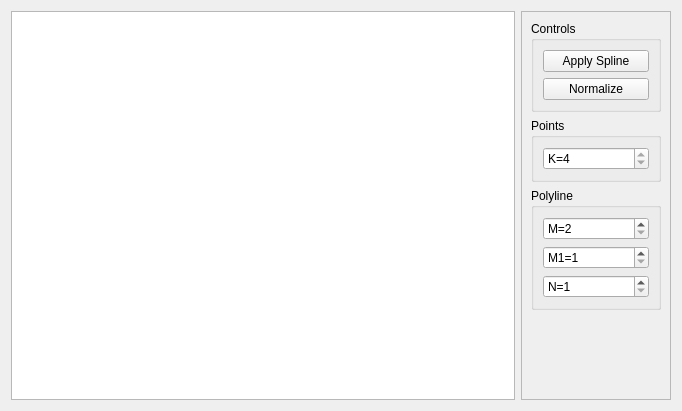
<?xml version="1.0" encoding="UTF-8"?>
<ui version="4.0">
 <class>Editor</class>
 <widget class="QWidget" name="Editor">
  <property name="geometry">
   <rect>
    <x>0</x>
    <y>0</y>
    <width>682</width>
    <height>411</height>
   </rect>
  </property>
  <property name="minimumSize">
   <size>
    <width>600</width>
    <height>0</height>
   </size>
  </property>
  <property name="windowTitle">
   <string>Form</string>
  </property>
  <layout class="QHBoxLayout" name="horizontalLayout">
   <item>
    <widget class="QGraphicsView" name="graphicsView"/>
   </item>
   <item>
    <widget class="QScrollArea" name="scrollArea">
     <property name="sizePolicy">
      <sizepolicy hsizetype="Fixed" vsizetype="Expanding">
       <horstretch>0</horstretch>
       <verstretch>0</verstretch>
      </sizepolicy>
     </property>
     <property name="minimumSize">
      <size>
       <width>150</width>
       <height>0</height>
      </size>
     </property>
     <property name="widgetResizable">
      <bool>true</bool>
     </property>
     <widget class="QWidget" name="scrollAreaWidgetContents">
      <property name="geometry">
       <rect>
        <x>0</x>
        <y>0</y>
        <width>158</width>
        <height>395</height>
       </rect>
      </property>
      <property name="minimumSize">
       <size>
        <width>140</width>
        <height>0</height>
       </size>
      </property>
      <layout class="QVBoxLayout" name="verticalLayout">
       <item>
        <widget class="QGroupBox" name="groupControls">
         <property name="sizePolicy">
          <sizepolicy hsizetype="Preferred" vsizetype="Maximum">
           <horstretch>0</horstretch>
           <verstretch>0</verstretch>
          </sizepolicy>
         </property>
         <property name="title">
          <string>Controls</string>
         </property>
         <layout class="QVBoxLayout" name="verticalLayout_2">
          <item>
           <widget class="QPushButton" name="applyButton">
            <property name="text">
             <string>Apply Spline</string>
            </property>
            <property name="icon">
             <iconset>
              <normalon>:/assets/assets/tool_icons_16px/defaultCursor.png</normalon>
             </iconset>
            </property>
           </widget>
          </item>
          <item>
           <widget class="QPushButton" name="normalizeButton">
            <property name="text">
             <string>Normalize</string>
            </property>
            <property name="icon">
             <iconset>
              <normalon>:/assets/assets/tool_icons_16px/grid.png</normalon>
             </iconset>
            </property>
           </widget>
          </item>
         </layout>
        </widget>
       </item>
       <item>
        <widget class="QGroupBox" name="groupPoints">
         <property name="sizePolicy">
          <sizepolicy hsizetype="Preferred" vsizetype="Maximum">
           <horstretch>0</horstretch>
           <verstretch>0</verstretch>
          </sizepolicy>
         </property>
         <property name="title">
          <string>Points</string>
         </property>
         <layout class="QVBoxLayout" name="verticalLayout_4">
          <item>
           <widget class="QSpinBox" name="kSpinBox">
            <property name="sizePolicy">
             <sizepolicy hsizetype="Expanding" vsizetype="Fixed">
              <horstretch>0</horstretch>
              <verstretch>0</verstretch>
             </sizepolicy>
            </property>
            <property name="wrapping">
             <bool>false</bool>
            </property>
            <property name="frame">
             <bool>true</bool>
            </property>
            <property name="alignment">
             <set>Qt::AlignmentFlag::AlignLeading|Qt::AlignmentFlag::AlignLeft|Qt::AlignmentFlag::AlignVCenter</set>
            </property>
            <property name="readOnly">
             <bool>true</bool>
            </property>
            <property name="prefix">
             <string>K=</string>
            </property>
            <property name="minimum">
             <number>4</number>
            </property>
            <property name="maximum">
             <number>1000</number>
            </property>
           </widget>
          </item>
         </layout>
        </widget>
       </item>
       <item>
        <widget class="QGroupBox" name="groupPolyline">
         <property name="sizePolicy">
          <sizepolicy hsizetype="Preferred" vsizetype="Maximum">
           <horstretch>0</horstretch>
           <verstretch>0</verstretch>
          </sizepolicy>
         </property>
         <property name="title">
          <string>Polyline</string>
         </property>
         <layout class="QVBoxLayout" name="verticalLayout_3">
          <item>
           <widget class="QSpinBox" name="mSpinBox">
            <property name="sizePolicy">
             <sizepolicy hsizetype="Expanding" vsizetype="Fixed">
              <horstretch>0</horstretch>
              <verstretch>0</verstretch>
             </sizepolicy>
            </property>
            <property name="toolTip">
             <string>count points</string>
            </property>
            <property name="wrapping">
             <bool>false</bool>
            </property>
            <property name="frame">
             <bool>true</bool>
            </property>
            <property name="prefix">
             <string>M=</string>
            </property>
            <property name="minimum">
             <number>2</number>
            </property>
            <property name="maximum">
             <number>1000</number>
            </property>
           </widget>
          </item>
          <item>
           <widget class="QSpinBox" name="m1SpinBox">
            <property name="sizePolicy">
             <sizepolicy hsizetype="Expanding" vsizetype="Fixed">
              <horstretch>0</horstretch>
              <verstretch>0</verstretch>
             </sizepolicy>
            </property>
            <property name="suffix">
             <string/>
            </property>
            <property name="prefix">
             <string>M1=</string>
            </property>
            <property name="minimum">
             <number>1</number>
            </property>
            <property name="maximum">
             <number>1000</number>
            </property>
           </widget>
          </item>
          <item>
           <widget class="QSpinBox" name="nSpinBox">
            <property name="sizePolicy">
             <sizepolicy hsizetype="Expanding" vsizetype="Fixed">
              <horstretch>0</horstretch>
              <verstretch>0</verstretch>
             </sizepolicy>
            </property>
            <property name="toolTip">
             <string>count edges between 2 points</string>
            </property>
            <property name="prefix">
             <string>N=</string>
            </property>
            <property name="minimum">
             <number>1</number>
            </property>
            <property name="maximum">
             <number>1000</number>
            </property>
           </widget>
          </item>
         </layout>
        </widget>
       </item>
       <item>
        <spacer name="verticalSpacer">
         <property name="orientation">
          <enum>Qt::Orientation::Vertical</enum>
         </property>
         <property name="sizeHint" stdset="0">
          <size>
           <width>20</width>
           <height>40</height>
          </size>
         </property>
        </spacer>
       </item>
      </layout>
     </widget>
    </widget>
   </item>
  </layout>
 </widget>
 <resources>
  <include location="../../resources.qrc"/>
 </resources>
 <connections/>
</ui>
